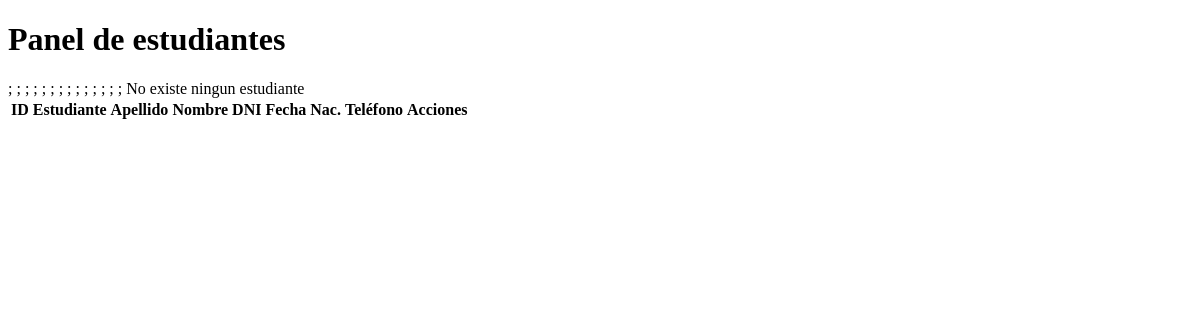
Page /panelStudent.php on the earlier database version.
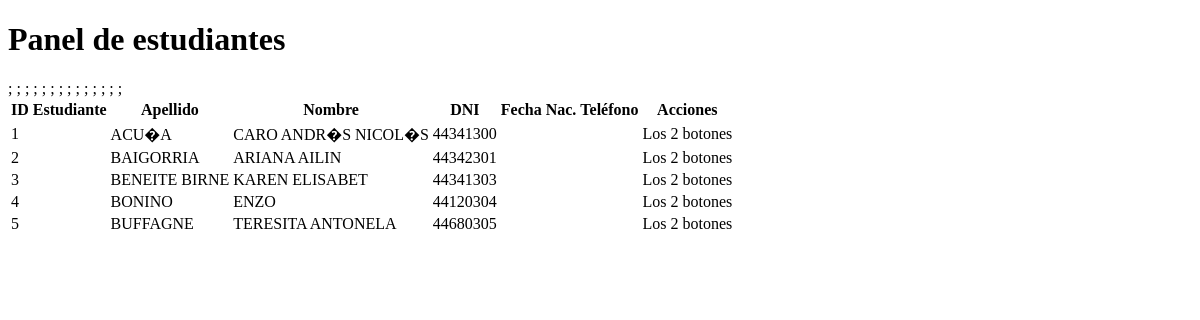
Same page on the later database version.
### tables this page shows
CREATE TABLE `students` (
  `idStudent` int(100) NOT NULL,
  `dni` int(11) NOT NULL,
  `surname` varchar(100) NOT NULL,
  `name` varchar(100) NOT NULL,
  `birthdate` date NOT NULL,
  `phone` varchar(100) NOT NULL,
  `address` varchar(200) NOT NULL,
  `email` varchar(200) NOT NULL,
  `password` varchar(200) NOT NULL,
  `school` varchar(200) NOT NULL
);

### model/database.class.php (called while the page is built, shortened)
<?php
class Database{
    private $conexion=null;
    private $nombre="db_school";
    private $servidor="localhost";
    private $usuario="root";
    private $clave="";
    public function __construct(){
        $this->conexion=new mysqli($this->servidor, $this->usuario, $this->clave, $this->nombre);
    }
    public function query($sql){
        return $this->conexion->query($sql);
    }
}
?>

### model/student.class.php (called while the page is built, shortened)
<?php
include("database.class.php");
class Student{
    public function getAllStudents(){
        $sql="SELECT * FROM students";
        $this->conexion=new Database();
        $result= $this->conexion->query($sql);
        $allStudents=null;
        if($result){
            while($row=$result->fetch_assoc()){
                $allStudents[]=$row;
            }
        }
        return $allStudents;
    }
}

### panelStudent.php (the view, shortened to what this page needs)
<!DOCTYPE html>
<html lang="en">
<head>
</head>
<body>
    <h1>Panel de estudiantes</h1>;
    <table>;
        <thead>;
            <tr>;
                <th>ID Estudiante</th>;
                <th>Apellido</th>;
                <th>Nombre</th>;
                <th>DNI</th>;
                <th>Fecha Nac.</th>;
                <th>Tel&eacute;fono</th>;
                <th>Acciones</th>;
            </tr>;
        </thead>;
        <tbody>;
            <?php
            include("Model/student.class.php");
            $student= new Student();
            $allStudents=$student->getAllStudents();
            if($allStudents){
                foreach($allStudents as $data){
                    print"<tr>";
                    print"<td>".$data["idStudent"]."</td>";
                    print"<td>".$data["surname"]."</td>";
                    print"<td>".$data["name"]."</td>";
                    print"<td>".$data["dni"]."</td>";
                    print"<td>".$data["birthday"]."</td>";
                    print"<td>".$data["phone"]."</td>";
                    print"<td>Los 2 botones</td>";
                    print"</tr>";
                }
            }else{
                print"No existe ningun estudiante";
            }
            ?>
        </tbody>
    </table>
</body>
</html>

Differences in the rows shown:
added students: idStudent "1", surname "ACU�A", name "CARO ANDR�S NICOL�S", dni "44341300"
added students: idStudent "2", surname "BAIGORRIA", name "ARIANA AILIN", dni "44342301"
added students: idStudent "3", surname "BENEITE BIRNE", name "KAREN ELISABET", dni "44341303"
added students: idStudent "4", surname "BONINO", name "ENZO", dni "44120304"
added students: idStudent "5", surname "BUFFAGNE", name "TERESITA ANTONELA", dni "44680305"
Other differences:
text no longer shown: "; ; ; ; ; ; ; ; ; ; ; ; ; ; No existe ningun estudiante"
